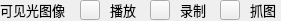
   <widget class="QFrame" name="PLAY_GRP_1">
    <property name="geometry">
     <rect>
      <x>250</x>
      <y>10</y>
      <width>281</width>
      <height>21</height>
     </rect>
    </property>
    <property name="frameShape">
     <enum>QFrame::NoFrame</enum>
    </property>
    <property name="frameShadow">
     <enum>QFrame::Raised</enum>
    </property>
    <widget class="QLabel" name="CAPTURE_LBL_1">
     <property name="geometry">
      <rect>
       <x>250</x>
       <y>0</y>
       <width>26</width>
       <height>19</height>
      </rect>
     </property>
     <property name="font">
      <font>
       <family>Microsoft YaHei</family>
       <pointsize>10</pointsize>
      </font>
     </property>
     <property name="text">
      <string>抓图</string>
     </property>
    </widget>
    <widget class="QLabel" name="RECORD_LBL_1">
     <property name="geometry">
      <rect>
       <x>180</x>
       <y>0</y>
       <width>26</width>
       <height>19</height>
      </rect>
     </property>
     <property name="font">
      <font>
       <family>Microsoft YaHei</family>
       <pointsize>10</pointsize>
      </font>
     </property>
     <property name="text">
      <string>录制</string>
     </property>
    </widget>
    <widget class="QPushButton" name="CAPTURE_BTN_1">
     <property name="geometry">
      <rect>
       <x>220</x>
       <y>0</y>
       <width>20</width>
       <height>20</height>
      </rect>
     </property>
     <property name="text">
      <string/>
     </property>
     <property name="icon">
      <iconset resource="img/resources.qrc">
       <normaloff>:/icons/video_control/capture.png</normaloff>:/icons/video_control/capture.png</iconset>
     </property>
    </widget>
    <widget class="QLabel" name="SOURCE_VISIBLE_LIGHT">
     <property name="geometry">
      <rect>
       <x>0</x>
       <y>0</y>
       <width>65</width>
       <height>19</height>
      </rect>
     </property>
     <property name="font">
      <font>
       <family>Microsoft YaHei</family>
       <pointsize>10</pointsize>
      </font>
     </property>
     <property name="text">
      <string>可见光图像</string>
     </property>
    </widget>
    <widget class="QPushButton" name="RECORD_BTN_1">
     <property name="geometry">
      <rect>
       <x>150</x>
       <y>0</y>
       <width>20</width>
       <height>20</height>
      </rect>
     </property>
     <property name="text">
      <string/>
     </property>
     <property name="icon">
      <iconset resource="img/resources.qrc">
       <normaloff>:/icons/video_control/record_start.png</normaloff>:/icons/video_control/record_start.png</iconset>
     </property>
    </widget>
    <widget class="QPushButton" name="PLAY_BTN_1">
     <property name="geometry">
      <rect>
       <x>80</x>
       <y>0</y>
       <width>20</width>
       <height>20</height>
      </rect>
     </property>
     <property name="text">
      <string/>
     </property>
     <property name="icon">
      <iconset resource="img/resources.qrc">
       <normaloff>:/icons/video_control/play_start.png</normaloff>:/icons/video_control/play_start.png</iconset>
     </property>
    </widget>
    <widget class="QLabel" name="PLAY_LBL_1">
     <property name="geometry">
      <rect>
       <x>110</x>
       <y>0</y>
       <width>26</width>
       <height>19</height>
      </rect>
     </property>
     <property name="font">
      <font>
       <family>Microsoft YaHei</family>
       <pointsize>10</pointsize>
      </font>
     </property>
     <property name="text">
      <string>播放</string>
     </property>
    </widget>
   </widget>
